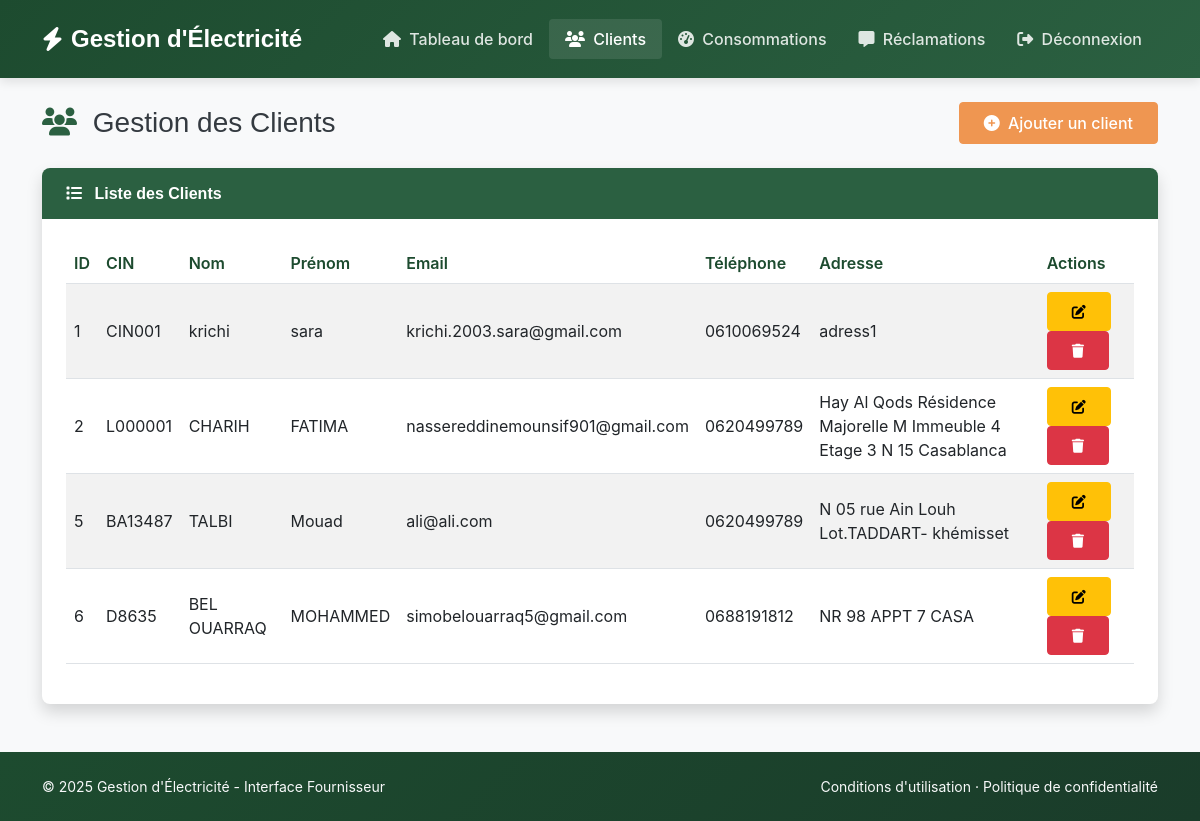
Page /IHM/fournisseur/clients.php (signed in) on the earlier database version.
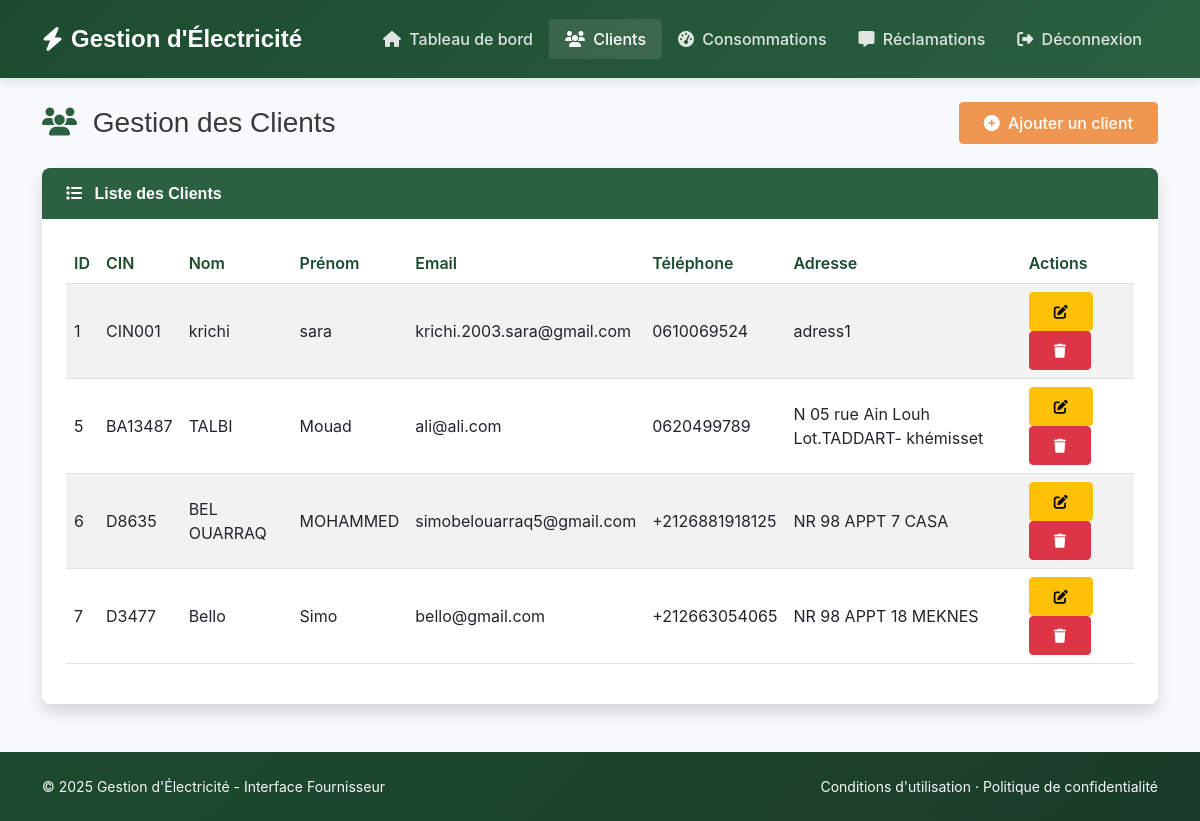
Same page on the later database version.
### tables this page shows
CREATE TABLE Client (
        id INTEGER PRIMARY KEY AUTOINCREMENT,
        cin TEXT NOT NULL,
        nom TEXT NOT NULL,
        prenom TEXT NOT NULL,
        email TEXT NOT NULL UNIQUE,
        telephone TEXT NOT NULL,
        adresse TEXT NOT NULL,
        password TEXT NOT NULL
    );

### IHM/fournisseur/clients.php (the view, shortened to what this page needs)
<?php
require_once '../../BD/db.php';
$editingClient = null;
$stmt = $pdo->query("SELECT * FROM Client");
$clients = $stmt->fetchAll(PDO::FETCH_ASSOC);
$pageTitle = "Gestion des Clients";
?>
<!DOCTYPE html>
<html lang="fr">
<head>
  <link href="https://cdn.jsdelivr.net/npm/bootstrap@5.3.0/dist/css/bootstrap.min.css" rel="stylesheet">
  <link rel="stylesheet" href="https://cdnjs.cloudflare.com/ajax/libs/font-awesome/6.4.0/css/all.min.css">
  <link href="https://unpkg.com/aos@2.3.1/dist/aos.css" rel="stylesheet">
  <link rel="stylesheet" href="https://cdn.jsdelivr.net/npm/sweetalert2@11/dist/sweetalert2.min.css">
  <link rel="stylesheet" href="../../assets/css/fournisseur-style.css">
</head>
<body>
<nav class="navbar navbar-expand-lg navbar-dark">
  <div class="container">
    <a class="navbar-brand d-flex align-items-center" href="dashboard.php">
      <i class="fas fa-bolt me-2"></i>
      <span>Gestion d'Électricité</span>
    </a>
    <div class="collapse navbar-collapse" id="navbarContent">
      <ul class="navbar-nav ms-auto mb-2 mb-lg-0">
        <li class="nav-item">
          <a class="nav-link" href="dashboard.php">
            <i class="fas fa-home me-1"></i> Tableau de bord
          </a>
        </li>
        <li class="nav-item">
          <a class="nav-link active" href="clients.php">
            <i class="fas fa-users me-1"></i> Clients
          </a>
        </li>
        <li class="nav-item">
          <a class="nav-link" href="consumption.php">
            <i class="fas fa-tachometer-alt me-1"></i> Consommations
          </a>
        </li>
        <li class="nav-item">
          <a class="nav-link" href="reclamations.php">
            <i class="fas fa-comment-alt me-1"></i> Réclamations
          </a>
        </li>
        <li class="nav-item">
          <a class="nav-link" href="../../traitement/fournisseurTraitement.php?action=logout">
            <i class="fas fa-sign-out-alt me-1"></i> Déconnexion
          </a>
        </li>
      </ul>
    </div>
  </div>
</nav>
<div class="container my-4">
  <div class="d-sm-flex align-items-center justify-content-between mb-4">
    <h1 class="h3 mb-0" data-aos="fade-right">
      <i class="fas fa-users me-2 text-primary"></i>
      <?php echo $pageTitle; ?>
    </h1>
    <?php if (!isset($_GET['action']) && !$editingClient): ?>
    <div data-aos="fade-left">
      <a href="clients.php?action=add" class="btn btn-accent">
        <i class="fas fa-plus-circle me-1"></i> Ajouter un client
      </a>
    </div>
    <?php endif; ?>
  </div>
  <div class="card shadow mb-4" data-aos="fade-up" data-aos-delay="<?php echo (isset($_GET['action']) || $editingClient) ? '100' : '0'; ?>">
    <div class="card-header py-3">
      <h6 class="m-0 font-weight-bold text-white">
        <i class="fas fa-list me-2"></i> Liste des Clients
      </h6>
    </div>
    <div class="card-body">
      <div class="table-responsive">
        <table class="table table-hover table-striped align-middle">
          <thead class="bg-light">
            <tr>
              <th>ID</th>
              <th>CIN</th>
              <th>Nom</th>
              <th>Prénom</th>
              <th>Email</th>
              <th>Téléphone</th>
              <th>Adresse</th>
              <th>Actions</th>
            </tr>
          </thead>
          <tbody>
            <?php if (!empty($clients)): ?>
              <?php foreach ($clients as $c): ?>
              <tr>
                <td><?php echo $c['id']; ?></td>
                <td><?php echo htmlspecialchars($c['cin']); ?></td>
                <td><?php echo htmlspecialchars($c['nom']); ?></td>
                <td><?php echo htmlspecialchars($c['prenom']); ?></td>
                <td><?php echo htmlspecialchars($c['email']); ?></td>
                <td><?php echo htmlspecialchars($c['telephone']); ?></td>
                <td><?php echo htmlspecialchars($c['adresse']); ?></td>
                <td>
                  <a href="clients.php?action=edit&id=<?php echo $c['id']; ?>" class="btn btn-sm btn-warning">
                    <i class="fas fa-edit"></i>
                  </a>
                  <button class="btn btn-sm btn-danger delete-client" onclick="confirmDelete(<?php echo $c['id']; ?>)">
                    <i class="fas fa-trash"></i>
                  </button>
                </td>
              </tr>
              <?php endforeach; ?>
            <?php else: ?>
              <tr><td colspan="8" class="text-center py-3">Aucun client trouvé</td></tr>
            <?php endif; ?>
          </tbody>
        </table>
      </div>
    </div>
  </div>
</div>
<footer class="py-4 mt-auto">
  <div class="container">
    <div class="d-flex justify-content-between align-items-center small">
      <div class="text-light">
        &copy; <?php echo date('Y'); ?> Gestion d'Électricité - Interface Fournisseur
      </div>
      <div>
        <a href="#" class="text-light">Conditions d'utilisation</a>
        &middot;
        <a href="#" class="text-light">Politique de confidentialité</a>
      </div>
    </div>
  </div>
</footer>
</body>
</html>

### assets/css/fournisseur-style.css (style rules this page uses)
:root { --primary: #2B6041; --primary-light: #3F7D58; --primary-dark: #1D4B2F; --secondary: #4CA1AF; --secondary-light: #6BBAC8; --secondary-dark: #378896; --accent: #EF9651; --accent-light: #F2AC74; --accent-dark: #D97C34; --light: #F8F9FA; --light-gray: #E9ECEF; --medium-gray: #CED4DA; --dark-gray: #6C757D; --dark: #343A40; --success: #28a745; --info: #17a2b8; --warning: #ffc107; --danger: #dc3545; --font-main: 'Inter', sans-serif; --font-heading: 'Raleway', sans-serif; --font-accent: 'Merriweather', serif; --gradient-primary: linear-gradient(135deg, var(--primary-dark) 0%, var(--primary) 100%); --gradient-accent: linear-gradient(135deg, var(--accent-dark) 0%, var(--accent) 100%); --gradient-brand: linear-gradient(90deg, var(--primary) 0%, var(--accent) 100%); --gradient-card: linear-gradient(135deg, rgba(255,255,255,0.9) 0%, rgba(249,250,251,1) 100%); --gradient-footer: linear-gradient(135deg, var(--primary-dark) 0%, #1a3c2a 100%); }
body { font-family: var(--font-main); color: var(--dark); background-color: #f8f9fa; min-height: 100vh; display: flex; flex-direction: column; }
h1, h2, h3, h4, h5, h6 { font-family: var(--font-heading); font-weight: 700; color: var(--primary); }
a { color: var(--primary); text-decoration: none; transition: color 0.3s ease, transform 0.3s ease; }
.navbar { background: var(--gradient-primary) !important; box-shadow: 0 4px 10px rgba(0, 0, 0, 0.1); padding: 1rem 1.5rem; }
.navbar-brand { font-family: var(--font-heading); font-weight: 700; font-size: 1.5rem; color: white !important; }
.navbar-dark .navbar-nav .nav-link { color: rgba(255, 255, 255, 0.85); font-weight: 500; padding: 0.5rem 1rem; border-radius: 0.25rem; transition: all 0.3s ease; }
.navbar-dark .navbar-nav .nav-link:hover, .navbar-dark .navbar-nav .nav-link.active { color: white; background-color: rgba(255, 255, 255, 0.1); }
.card { border: none; border-radius: 0.5rem; overflow: hidden; box-shadow: 0 5px 15px rgba(0, 0, 0, 0.05); transition: transform 0.3s ease, box-shadow 0.3s ease; background: white; margin-bottom: 1.5rem; }
.card-header { background-color: var(--primary); color: white; font-weight: 600; border-bottom: none; padding: 1rem 1.5rem; }
.card-body { padding: 1.5rem; }
.btn { font-weight: 500; padding: 0.5rem 1.5rem; border-radius: 0.25rem; transition: all 0.3s ease; }
.btn-accent { background-color: var(--accent); border-color: var(--accent); color: white; }
.table { border-collapse: separate; border-spacing: 0; }
.table th { font-weight: 600; color: var(--primary-dark); border-bottom-width: 1px; }
.table td { vertical-align: middle; }
.table-hover tbody tr { transition: background-color 0.3s ease; }
footer { background: var(--gradient-footer); color: white; padding: 30px 0; margin-top: auto; }
footer a { color: white; transition: color 0.3s ease; }
.text-primary { color: var(--primary) !important; }
[data-aos] { transition-timing-function: cubic-bezier(0.25, 0.1, 0.25, 1.0); }
.text-white { color: #ffffff !important; }

Differences in the rows shown:
removed client: id "2", cin "L000001", nom "CHARIH", prenom "FATIMA", email "nassereddinemounsif901@gmail.com", telephone "0620499789", adresse "Hay Al Qods Résidence Majorelle M Immeuble 4 Etage 3 N 15 Casablanca"
changed client "BEL OUARRAQ": telephone "0688191812" → "+2126881918125"
added client: id "7", cin "D3477", nom "Bello", prenom "Simo", email "bello@gmail.com", telephone "+212663054065", adresse "NR 98 APPT 18 MEKNES"
